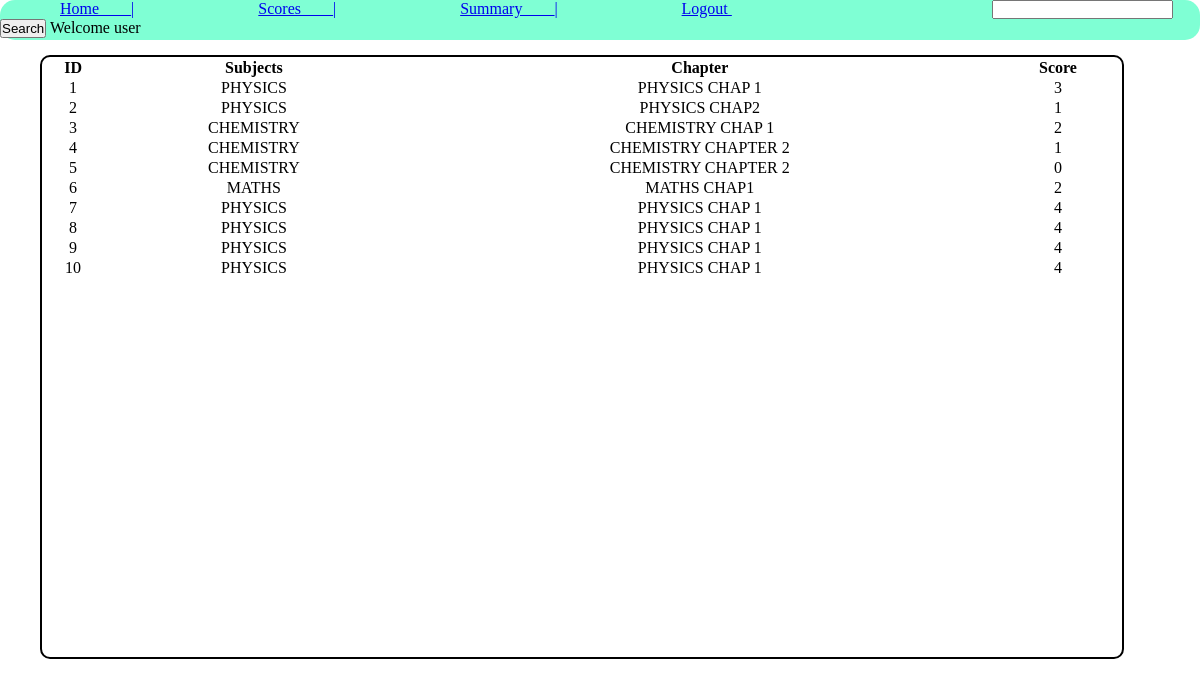
/scores/1, run on the app's committed database.
### tables this page shows
CREATE TABLE chapter(
    id INTEGER PRIMARY KEY AUTOINCREMENT,
    name TEXT,
    description TEXT,
    sub_name TEXT,
    FOREIGN KEY (sub_name) REFERENCES subject(name));

CREATE TABLE scores(
            id INTEGER PRIMARY KEY AUTOINCREMENT,
            quiz_id INTEGER,user_id INTEGER,time_stamp_of_atempt TIME,total_scored INTEGER,date_of_quiz DATE,
            FOREIGN KEY(quiz_id) REFERENCES quiz(id),FOREIGN KEY(user_id) REFERENCES user(id)            
);

### app.py (the view)
@app.route('/scores/<id>')
def scores(id):
    a = final_scor(id)
    return render_template('scores.html',a=a,u=id)

### database.py (called while the page is built)
def final_scor(id):
    con = sqlite3.connect('database.sqlite3')
    cur = con.cursor()
    query= f"SELECT chapter.sub_name,scores.total_scored,chapter.name FROM users INNER JOIN scores ON users.id=scores.user_id INNER JOIN quiz ON scores.quiz_id=quiz.id INNER JOIN chapter ON quiz.chapter_id=chapter.id WHERE users.id = ?"
    cur.execute(query,(id,))
    res = cur.fetchall()
    con.commit()
    con.close()
    return res

### templates/scores.html (shortened to what this page needs)
<!DOCTYPE html>
<html lang="en">
<head>
</head>
<body>
    <nav>
        <ul>
            <li><a href="/user/{{u[0][0]}}"> Home____|</a></li>
            <li><a href="/scores/{{u[0][0]}}">Scores____|</a></li>
            <li><a href="/summary/{{u[0][0]}}"> Summary____|</a></li>
            <li><a href="/"> Logout </a></li>
            <li id="search"><form action="/search/{{u[0][0]}}" id="insearch" method="post"><input type="search" name="s">
                <button type="submit">Search</button> Welcome user</form></li>
        </ul>
    </nav>
    <div class="table-container">
        <table style="width: 100%;text-align: center;">
            <thead>
                <tr>
                    <th>ID</th>
                    <th>Subjects</th>
                    <th>Chapter</th>
                    <th>Score</th>
                </tr>
            </thead>
            {%set count = namespace(value=1)%}
            {%for i in a%}
            <tbody>
                <tr>
                    <td>{{count.value}}</td>
                    <td>{{i[0]}}</td>
                    <td>{{i[2]}}</td>
                    <td>{{i[1]}}</td>
                </tr>
                {%set count.value = count.value + 1%}
            {%endfor%}
            </tbody>
        </table>
    </div>
</body>
</html>

### templates/scores.html (style rules this page uses)
* { margin: 0%; padding: 0%; }
nav { width: 100%; height: 40px; border-radius: 15px; background-color: aquamarine; }
li { margin: 60px; display: inline; }
#search { margin-left: 200px; }
.table-container { width: 90%; margin-left: 40px; margin-top: 15px; border: 2px solid black; border-radius: 10px; height: 600px; }
#insearch { display: inline; }

### data on the page
chapter: value "1", sub_name "PHYSICS", name "PHYSICS CHAP 1", total_scored "3", value "7", total_scored "4", value "8", value "9", value "10"
chapter: value "2", sub_name "PHYSICS", name "PHYSICS CHAP2", total_scored "1"
chapter: value "3", sub_name "CHEMISTRY", name "CHEMISTRY CHAP 1", total_scored "2"
chapter: value "4", sub_name "CHEMISTRY", name "CHEMISTRY CHAPTER 2", total_scored "1", value "5", total_scored "0"
chapter: value "6", sub_name "MATHS", name "MATHS CHAP1", total_scored "2"
